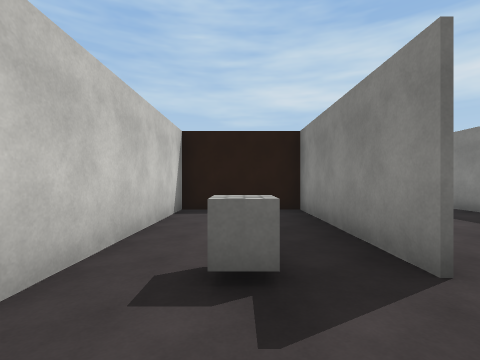
view 1 (above)

24 first-person views from a walk through a 3-D level made in the Unity game engine. The camera is 1.5 m above the floor, looks level and sees 85° across. The floor is counted in squares, 2 m on a side. Each view is taken from the middle of a square. On the plan, view 1 faces up. The plan holds only what a view shows up to about 9 squares ahead; the rest is blank. The place goes on beyond the plan. The player is left out. Some surface patterns are stand-ins.

view 2
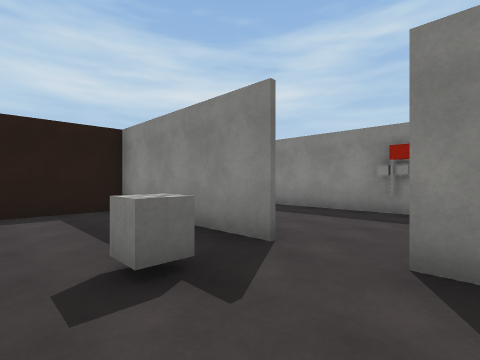

view 3
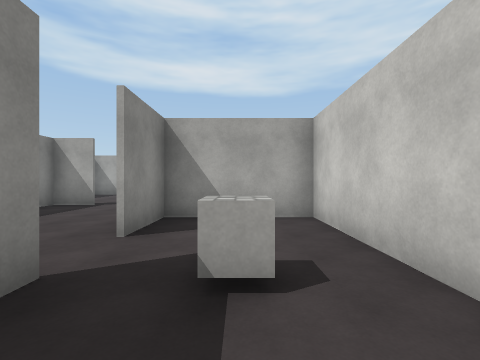

view 4
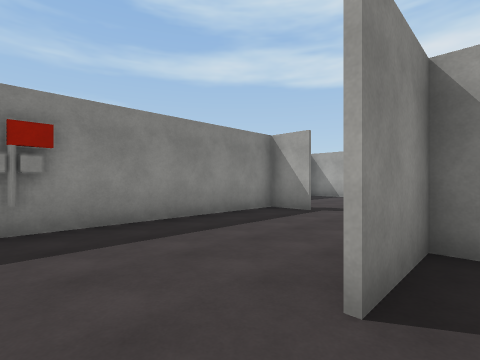

view 5
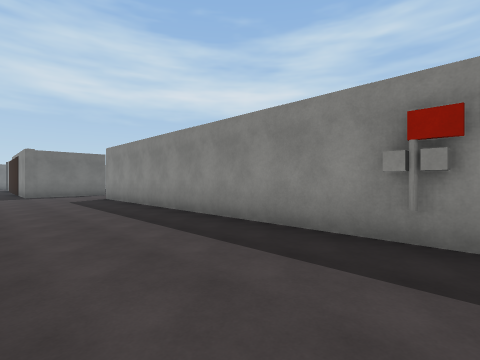

view 6
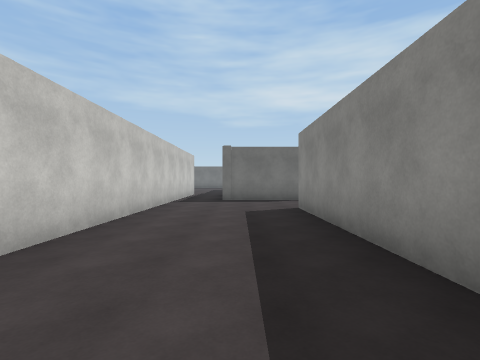

view 7
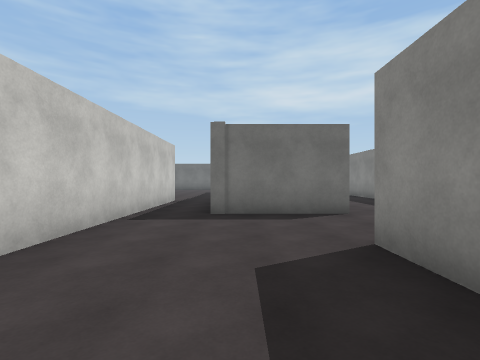

view 8
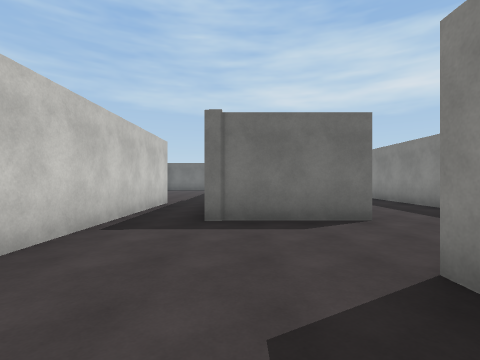

view 9
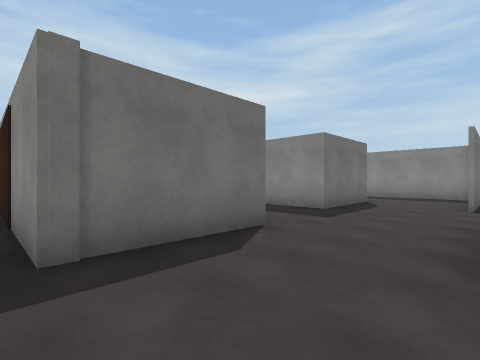

view 10
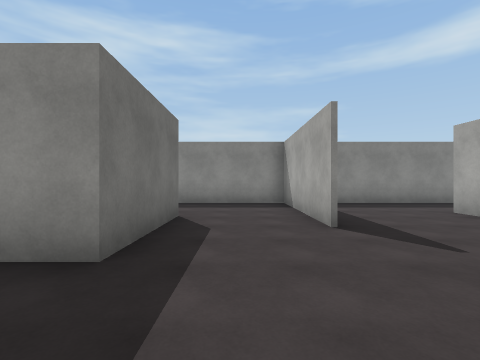

view 11
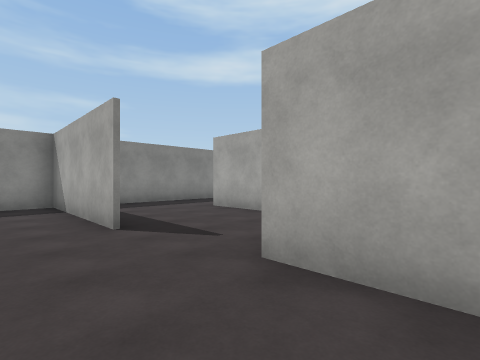

view 12
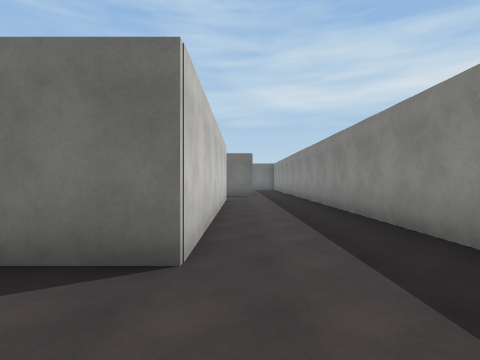

view 13
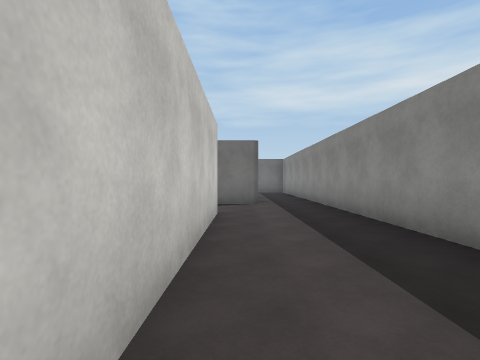

view 14
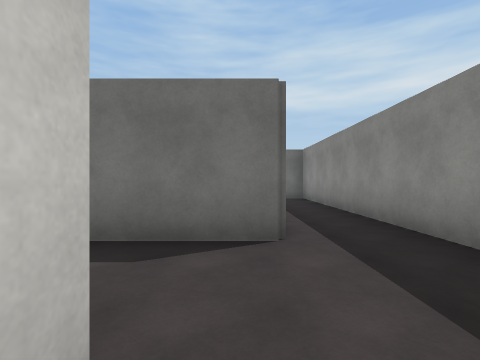

view 15
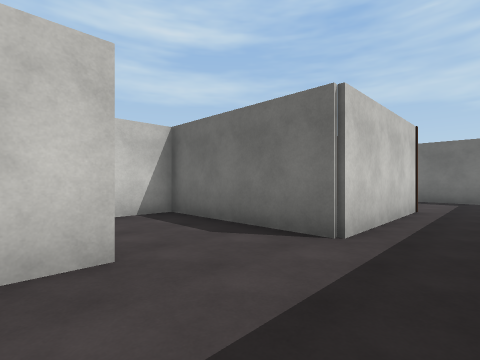

view 16
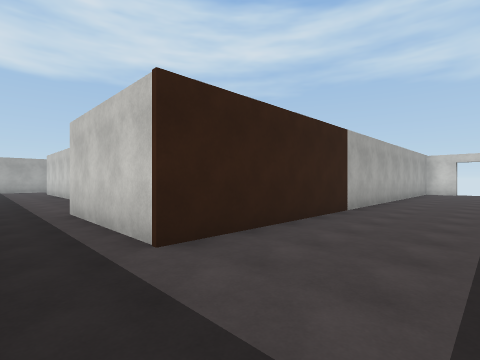

view 17
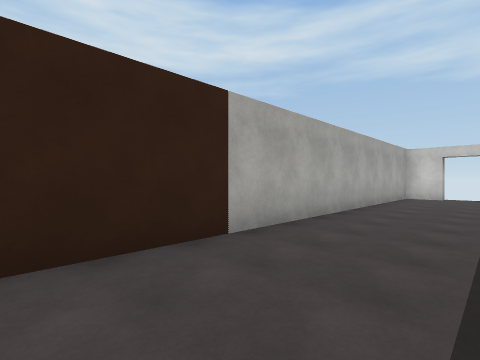

view 18
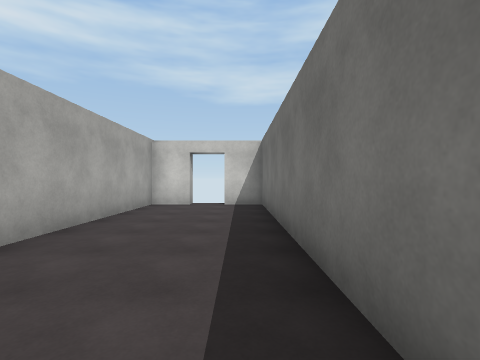

view 19
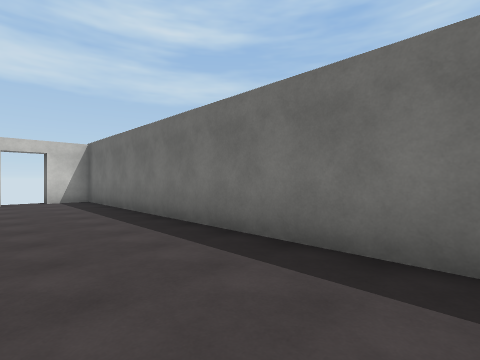

view 20
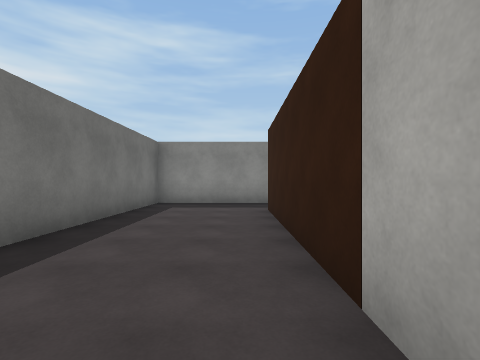

view 21
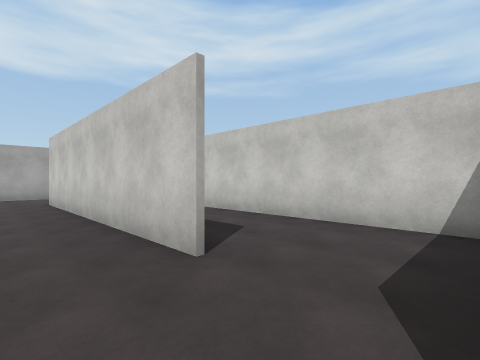

view 22
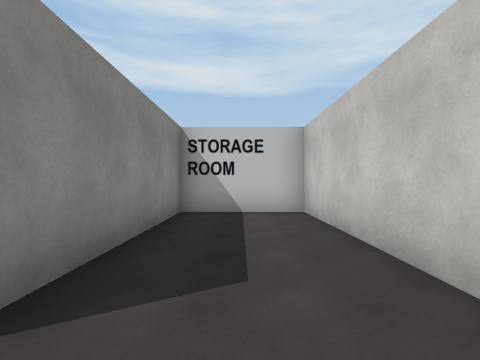

view 23
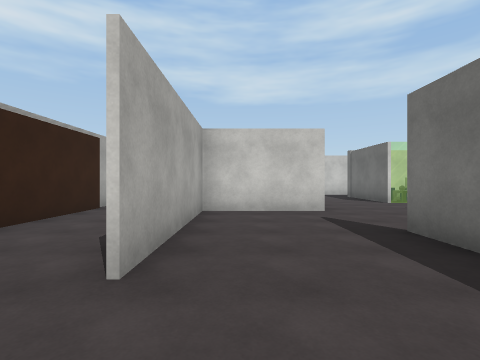

view 24
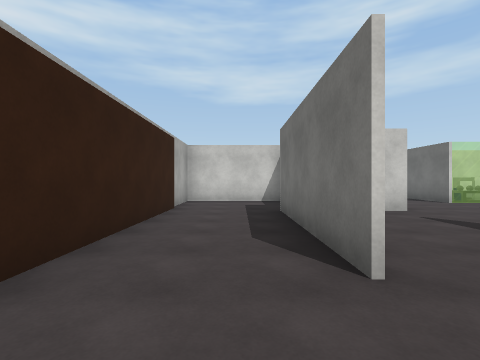

### Floor plan
Points are (right, up) in squares from view 1. A wall is a line through its corners. A room is listed if a view was taken in it or the views show most of it. See-through windows are left out.
Room 1 (views 1, 2, 3, 4, 5)
walls: (1.5, 2) (1.5, 6.7) (-1.5, 6.7) (-1.5, -1.3) (1.5, -1.3) (1.5, 0.6)
ways out: opening at (2, 1.5) to room 2
objects: cube (0, 2)
Room 2 (views 6, 7, 8, 9)
walls: (5.6, 2.4) (5.6, 12.1); (4.4, -3.8) (5.6, -3.8) (5.6, 0.6); (4.6, 14.8) (3.4, 14.8) (3.4, 18.4); (1.6, 18.6) (1.6, 7.5)
ways out: opening at (2, 1.5) to room 1; opening at (5, 13.3) to room 3; opening at (3.5, -4)
objects: other object (5, 2)
Room 3 (views 10, 11, 12, 13, 14, 15, 16, 17, 18, 19, 20, 21)
walls: (12.5, 23) (12.5, 15.3) (9.4, 15.3) (9.4, 19); (6.5, 14.8) (4.6, 14.8); (13.1, 12.5) (11.1, 12.5) (15.6, 12.5) (15.6, 32.7) (-1.1, 32.7) (-1.1, 31.5) (-1.6, 31.5); (7, 12.1) (8.7, 12.1) (8.7, 9.1) (13.1, 9.1); (-1, 29.3) (13.6, 29.3) (13.6, 25.2) (11.4, 25.2)
ways out: opening at (5, 13.3) to room 2; opening at (12, 23.5) to room 4; opening at (12.5, 10.5) to room 5
objects: block (-1, 30); other object (6, 16)
Room 4 (view 22)
walls: (11.4, 25.2) (9.5, 25.2) (9.5, 17.9) (12.4, 17.9) (12.4, 22.5)
ways out: opening at (12, 23.5) to room 3
Room 5 (view 23)
walls: (15.6, 9.4) (15.6, 10.9)
ways out: opening at (12.5, 10.5) to room 3; opening at (14.5, 9) to room 6
Room 6 (view 24)
walls: (13.1, 9) (8.5, 9); (15.6, 7) (15.6, 9.4); (6, 6.2) (13.1, 6.2)
ways out: opening at (14.5, 9) to room 5

Positions as (right, up) in squares from view 1, and headings:
1: (0, 0), facing up
2: (-1, 0), facing up-right
3: (0, 4), facing down
4: (1, 2), facing down-right
5: (2, 1), facing up-right
6: (4, 5), facing up
7: (4, 9), facing up
8: (4, 10), facing up
9: (3, 12), facing up-right
10: (7, 14), facing right
11: (7, 14), facing down-right
12: (13, 13), facing up
13: (13, 17), facing up
14: (13, 22), facing up
15: (15, 22), facing up-left
16: (15, 32), facing down-left
17: (11, 32), facing down-left
18: (7, 32), facing left
19: (9, 30), facing up-left
20: (7, 30), facing right
21: (14, 25), facing down-left
22: (11, 24), facing down
23: (15, 10), facing left
24: (15, 8), facing left
